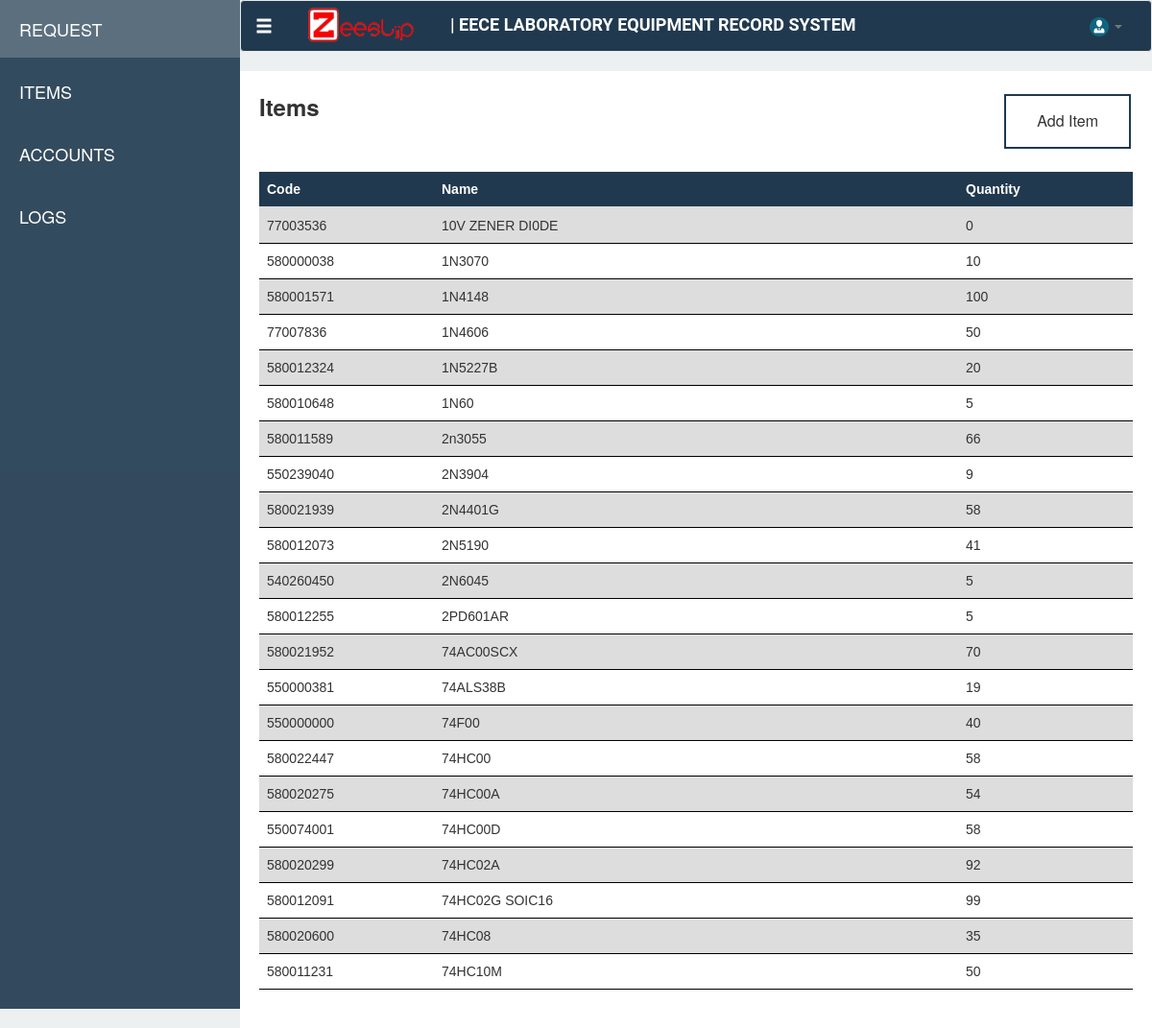
The page /dashboard/items on the database as committed earlier.
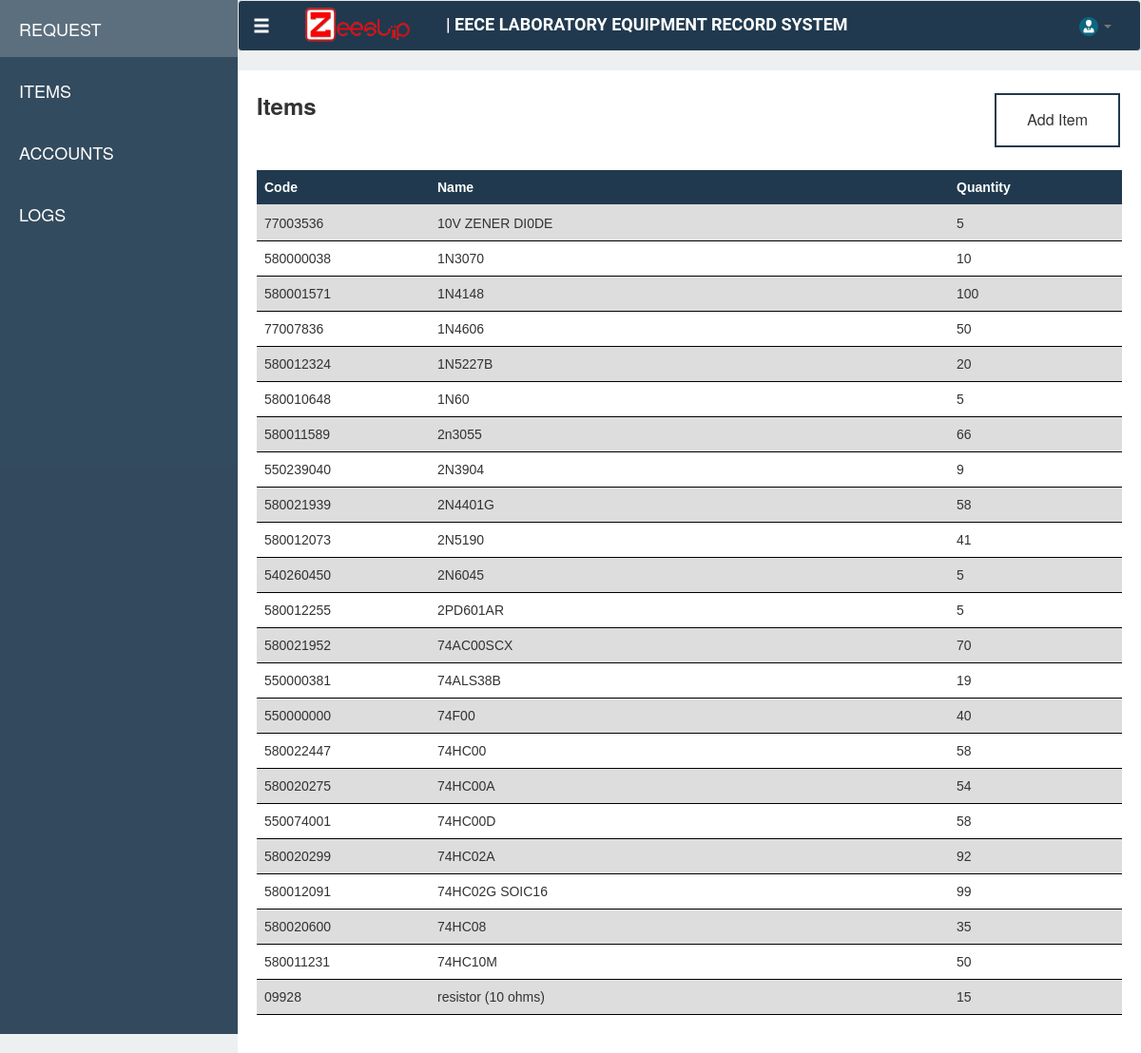
The same page on the database as committed later.
### tables this page shows
CREATE TABLE "Item" ("itemId" INTEGER PRIMARY KEY  AUTOINCREMENT  NOT NULL  UNIQUE , "itemCode" VARCHAR UNIQUE , "itemName" VARCHAR, "itemDescription" VARCHAR, "itemQuantity" INTEGER DEFAULT 0);

### app.py (the view)
    @app.route('/dashboard/items')
    def items():
        con = sqlite3.connect("ZeeSlipv2.sqlite")
        con.row_factory = sqlite3.Row
        cur = con.cursor()
        cur.execute("SELECT itemId,itemCode,itemName,itemDescription,itemQuantity FROM Item")
        rows = cur.fetchall();
        return render_template('modules/items.html' , recs = rows)

### templates/modules/items.html (shortened to what this page needs)
{% extends "dashboard.html" %}
{% block items %}
<link type="text/css" href="{{ url_for('static', filename='css/styles.css') }}" rel="stylesheet">
<div class="request-page-def">
    <div class="row">
        <div class="col-md-2"><span class="request-text"> Items </span></div>
        <div class="col-md-10"> <button data-toggle="modal" data-target="#addItem" class="button-1 hvr-grow-shadow" style="float: right">Add Item</button> </div>
    </div>
    <br>
    <div class="row">
        <div class="col-md-12">
        <div class="table-responsive">
        <table class="table" id="itemList">
            <thead>
                <tr>
                <th width="20%"> Code </th>
                <th width="60%"> Name </th>
                <th width="20%"> Quantity </th>
                </tr>
            </thead>
            <tbody>
            {% for r in recs %}
                <tr data-toggle="modal" id="{{ r[0] }}" data-target="#{{ r[0] }}">
                <td width="20%"> {{ r[1] }} </td>
                <td width="60%"> {{ r[2] }} </td>
                <td width="20%"> {{ r[4] }}</td>
                </tr>
             {% endfor %}
        </table>
        </div>
        </div>
    </div>
</div>
{% endblock %}

Rows that differ between the two databases and show on the page:
changed Item "10V ZENER DI0DE": itemQuantity "0" → "5"
added Item: itemCode "09928", itemName "resistor (10 ohms)", itemQuantity "15"
